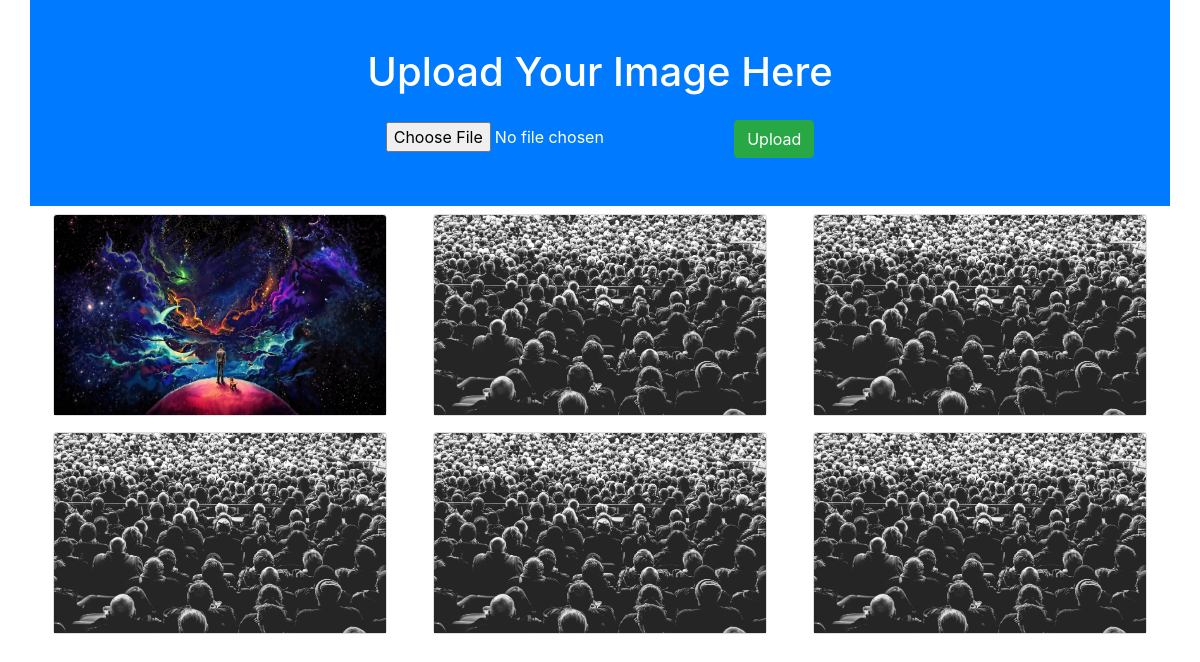
Before: / with the older database file.
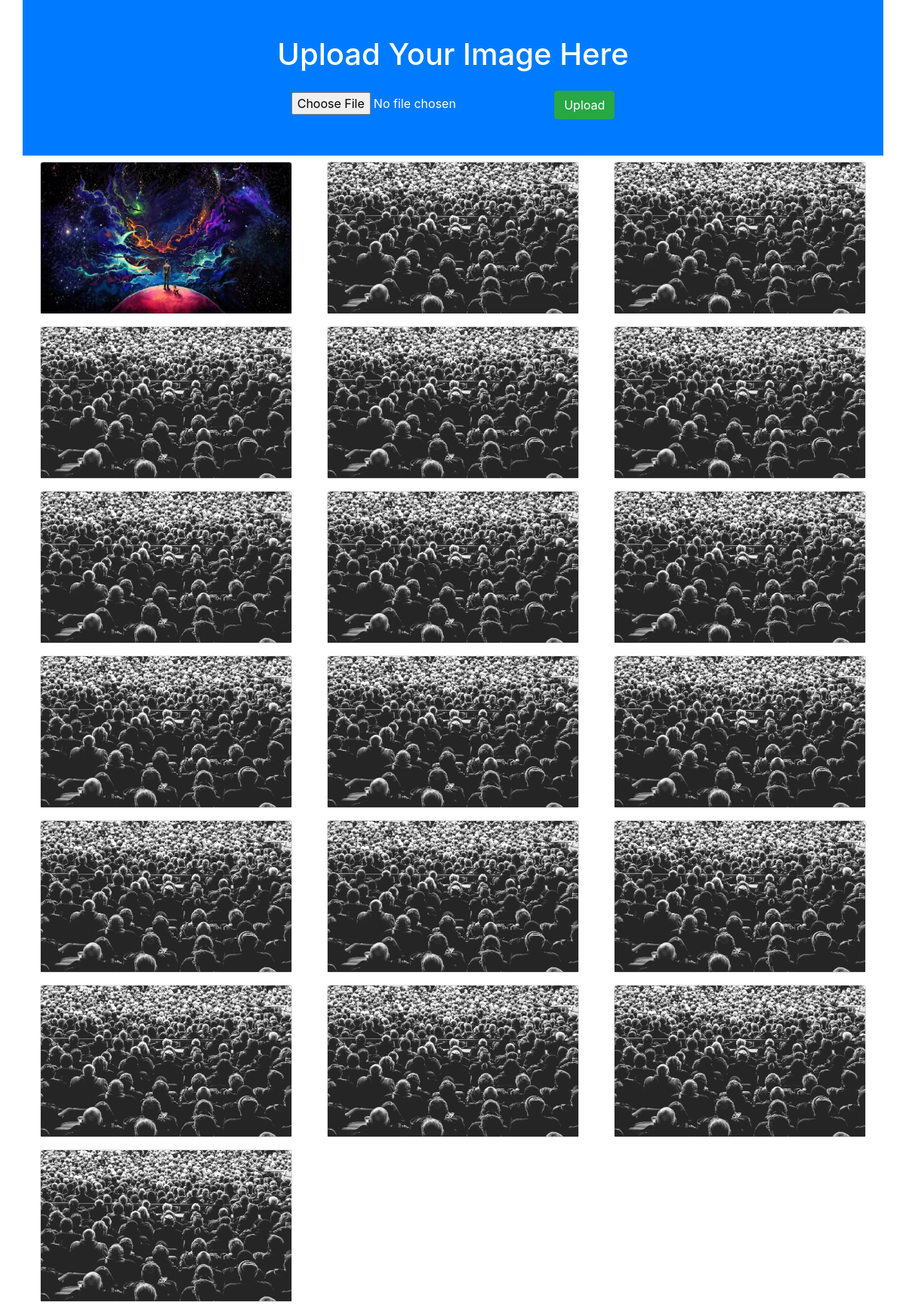
After: the same page with the newer database file.
### myapp/models.py (models this page shows)
class Image(models.Model):
    photo = models.ImageField(upload_to="myimage")
    date = models.DateTimeField(auto_now_add=True)

### myapp/views.py (the view)
# urls.py: 2. Add a URL to urlpatterns:  path('', views.home, name='home')
def home(request):
    if request.method == "POST":
        form = ImageForm(request.POST,request.FILES)
        if form.is_valid():
            form.save()
    form = ImageForm()
    img = Image.objects.all()
    return render(request,'myapp/home.html',{'img':img,'form':form})

### myapp/forms.py
class ImageForm(forms.ModelForm):
    class Meta:
        model = Image
        fields = '__all__'
        labels = {'photo':''}

### myapp/templates/myapp/home.html (shortened to what this page needs)
<!doctype html>
<html lang="en">
  <head>
    <link rel="stylesheet" href="https://stackpath.bootstrapcdn.com/bootstrap/4.3.1/css/bootstrap.min.css">
  </head>
  <body>
    <div class="bg-primary container">
      <div class="py-5 text-center text-white">
        <h1 class="mb-4">Upload Your Image Here</h1>
        <form action = "" method="post" enctype="multipart/form-data">
          {{form}}
          <input type="submit" class="btn btn-success"
          value = "Upload">
        </form>
      </div>
    </div>
    <div class="container">
    <div class="row">
      {% for i in img %}
      <div class="col-sm-4">
        <div class="card m-2">
          <img src="{{i.photo.url}}" alt="Loading" class="card-img-top"
          height="200px">
        </div>
      </div>
      {%endfor%}
    </div>
    </div>
  </body>
</html>

Changed rows visible on the page:
added Image: photo (picture)
added Image: photo (picture)
added Image: photo (picture)
added Image: photo (picture)
added Image: photo (picture)
added Image: photo (picture)
added Image: photo (picture)
added Image: photo (picture)
added Image: photo (picture)
added Image: photo (picture)
added Image: photo (picture)
added Image: photo (picture)
added Image: photo (picture)
